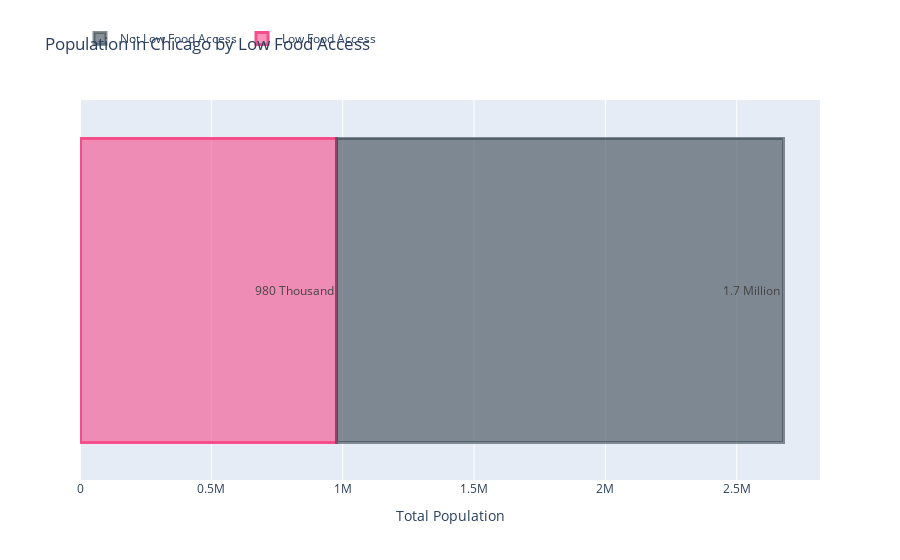

The code cell stored with this chart in its notebook:
### Code cell
fig = go.Figure()
fig.add_trace(go.Bar(
    x = LA_pop_1,
    y = ['Population'],
    orientation = 'h',
    name = 'Low Food Access',
    text = ['980 Thousand'],
    marker = dict(
        color='rgba(246, 78, 139, 0.6)',
        line=dict(color='rgba(246, 78, 139, 1.0)', width=3)
    )
))

fig.add_trace(go.Bar(
    x = LA_pop_0,
    y = ['Population'],
    orientation = 'h',
    name = 'Not Low Food Access',
    text = ['1.7 Million'],
    marker = dict(
        color='rgba(58, 71, 80, 0.6)',
        line=dict(color='rgba(58, 71, 80, 0.6)', width=3)
    )    
))

fig.update_layout(title = 'Population in Chicago by Low Food Access')
fig.update_layout(legend_orientation = 'h')
fig.update_layout(legend = dict( y = 1.2))
fig.update_layout(barmode = 'stack') 
fig.update_yaxes(title ='', showticklabels = False)
fig.update_xaxes(title = 'Total Population')
fig.show();

### Figure 1 — Plotly figure (JSON) as saved in the notebook; plotly's stock layout.template omitted (floating-point values rounded to 4 significant figures)
{"data": [{"marker": {"color": "rgba(246, 78, 139, 0.6)", "line": {"color": "rgba(246, 78, 139, 1.0)", "width": 3}}, "name": "Low Food Access", "orientation": "h", "text": ["980 Thousand"], "type": "bar", "x": [977773], "y": ["Population"]}, {"marker": {"color": "rgba(58, 71, 80, 0.6)", "line": {"color": "rgba(58, 71, 80, 0.6)", "width": 3}}, "name": "Not Low Food Access", "orientation": "h", "text": ["1.7 Million"], "type": "bar", "x": [1698293], "y": ["Population"]}], "layout": {"autosize": true, "barmode": "stack", "legend": {"orientation": "h", "x": 0, "y": 1.2}, "title": {"text": "Population in Chicago by Low Food Access"}, "xaxis": {"autorange": true, "range": [0, 2817000.0], "title": {"text": "Total Population"}, "type": "linear"}, "yaxis": {"autorange": true, "range": [-0.5, 0.5], "showticklabels": false, "title": {"text": ""}, "type": "category"}}}
